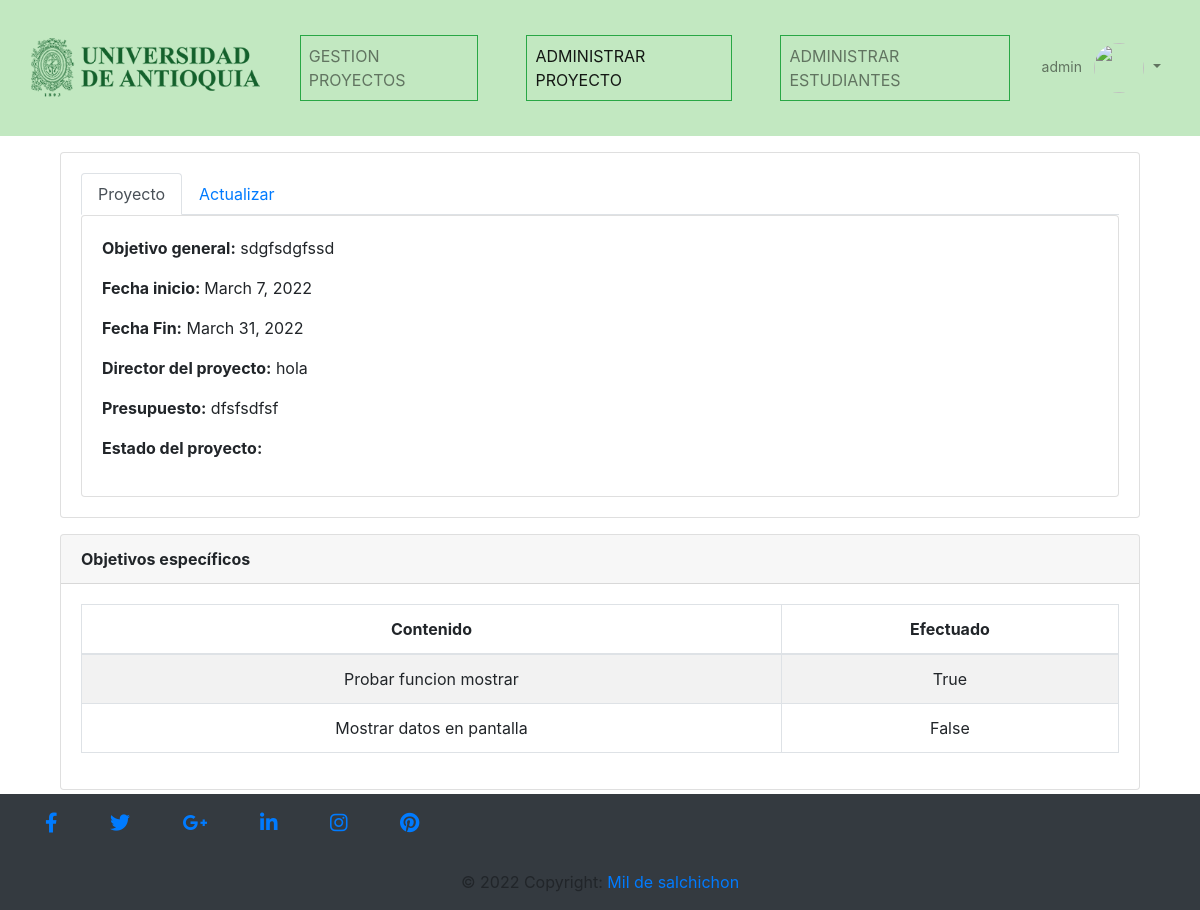
The page /manage_project/admin_project/1 (signed in) on the database its author committed.
### gestion/models.py (models this page shows, shortened)
class Proyecto(models.Model):
    estados = (('F','Finalizado'),('E','En ejecucion'))
    nombre = models.CharField(max_length=100)
    objetivo_general = models.CharField(max_length=100)
    fecha_inicio = models.DateField()
    fecha_fin = models.DateField()
    director = models.CharField(max_length=100)
    presupuesto = models.CharField(max_length=100)
    porcentaje_avance = models.IntegerField(null = True)
    estado = models.CharField(max_length=1, choices=estados)
    class meta:
        db_table= 'proyecto'
        verbose_name= 'Proyecto'
        verbose_name_plural='Proyectos'
        ordering=['id']

class Objetivos_especificos(models.Model):
    proyecto = models.ForeignKey(Proyecto,on_delete=models.CASCADE,null=True)
    contenido = models.CharField(max_length=100)
    estado = models.BooleanField(null=True,verbose_name="Efectuado")
    class meta:
        db_table= 'objetivos_especificos'
        verbose_name= 'Objetivo especifico'
        verbose_name_plural='Objetivos especificos'
        ordering=['id']

### gestion/views.py (the view)
# urls.py: path('manage_project/admin_project/<int:project_id>', admin_project, name="admin_project"),
def admin_project(request,project_id):
    project = Proyecto.objects.get(id =project_id)
    targets = Objetivos_especificos.objects.filter(proyecto = project_id)
    return render(request, "admin_project.html", {"project":project, "targets":targets})

### Templates/admin_project.html (shortened to what this page needs)
{% extends 'index.html' %}
{%block navlink%}
<li class="nav-item px-lg-4">
    <a class="nav-link text-uppercase border border-success" href="{% url 'gestion_proyecto' %}">Gestion proyectos</a>
</li>
<li class="nav-item px-lg-4">
    <a class="nav-link text-uppercase border border-success active" href="">Administrar proyecto</a>
</li>
<li class="nav-item px-lg-4">
    <a class="nav-link text-uppercase border border-success" href="{% url 'manage_students' project.id %}">Administrar estudiantes</a>
</li>
{%endblock%}
{% block content %}
<div class="container">
    <div class="card">
        <div class="card-body">
            <nav>
                <div class="nav nav-tabs" id="nav-tab" role="tablist">
                    <a class="nav-item nav-link active" href="{% url 'admin_project' project.id %}">Proyecto</a>
                    <a class="nav-item nav-link" href="{% url 'update_project' project.id %}">Actualizar</a>
                </div>
            </nav>
            <div class="tab-content">
                <div class="card">
                    <div class="card-body">
                        <p><b>Objetivo general:</b> {{ project.objetivo_general}}</p>
                        <p><b>Fecha inicio: </b> {{ project.fecha_inicio}}</p>
                        <p><b>Fecha Fin:</b> {{ project.fecha_fin }}</p>
                        <p><b>Director del proyecto:</b> {{ project.director }}</p>
                        <p><b>Presupuesto:</b> {{project.presupuesto}}</p>
                        <p><b>Estado del proyecto:</b> {{ project.Estado }}</p>
                    </div>
                </div>
            </div>
        </div>
    </div>
    <div class="card">
        <div class="card-header"><b>Objetivos específicos</b></div>
        <div class="card-body">
            <table class="table table-striped table-bordered" id="mydatatable">
                <thead>
                    <tr class="text-center">
                        <th scope="col">Contenido</th>
                        <th scope="col">Efectuado</th>
                    </tr>
                </thead>
                <tbody>
                    {% for target in targets %}
                    <tr class="text-center">
                        <td>{{ target.contenido }}</td>
                        <td>{{ target.estado }}</td>
                    </tr>
                {% endfor %}
                </tbody>
            </table>
        </div>
    </div>
</div>
{% endblock %}

### Templates/index.html (shortened to what this page needs)
<!DOCTYPE html>
<html style="min-height: 100%;position: relative;">
<head>
    {% load bootstrap4 %}
    {% bootstrap_css %}
    {%load static%}
    <link rel="stylesheet" href="https://cdnjs.cloudflare.com/ajax/libs/font-awesome/6.0.0/css/all.min.css"
 />
</head>
<body style="margin: 0;margin-bottom: 120px;">
    <nav class="navbar navbar-expand-lg navbar-light" style="background-color: #C2E8C1;">
        <div class="container-fluid">
            <div class="navbar-header">
                <a class="navbar-brand" href="{% url 'gestion_proyecto' %}">
                    <img class="img-responsive" src="{% static 'img/logo-udea.png'%}" alt="" height="110">
                </a>
            </div>
            <div class="collapse navbar-collapse" id="collapsibleNavbar">
                <ul class="navbar-nav mx-auto ">
                    {% if user.is_authenticated %}
                    {% block navlink %}{% endblock %}
                    {% endif %}
                </ul>
                <ul class="nav navbar-nav ml-auto ">
                    {% if user.is_authenticated %}
                    <li class="nav-item dropdown no-arrow">
                        <a class="nav-link dropdown-toggle" href="#" id="userDropdown" role="button"
                            data-toggle="dropdown" aria-haspopup="true" aria-expanded="false">
                            <span class="mr-2 d-none d-lg-inline text-gray-600 small">{{ user.username }}</span>
                            <img class="img-profile rounded-circle"
                                src="https://s3.eu-central-1.amazonaws.com/bootstrapbaymisc/blog/24_days_bootstrap/fox.jpg"
                                width="50" height="50" class="rounded-circle">
                        </a>
                    </li>
                    {% endif %}
                </ul>
            </div>
        </div>
    </nav>
    <div class="container mt-3">
        {% block content %}{% endblock %}
    </div>
</body>
<footer style="position: absolute;bottom: 0;width: 100%;" class="navbar-fixed-bottom  page-footer mt-3 bg-dark">
    <div class="container  ">
        <div class="row">
            <div class="col-md-12 py-3 ">
                <div class="mb-1 flex-center">
                    <a class="fb-ic">
                        <i class="fab fa-facebook-f fa-lg white-text mr-md-5 mr-3 fa-2x"> </i>
                    </a>
                    <a class="tw-ic">
                        <i class="fab fa-twitter fa-lg white-text mr-md-5 mr-3 fa-2x"> </i>
                    </a>
                    <a class="gplus-ic">
                        <i class="fab fa-google-plus-g fa-lg white-text mr-md-5 mr-3 fa-2x"> </i>
                    </a>
                    <a class="li-ic">
                        <i class="fab fa-linkedin-in fa-lg white-text mr-md-5 mr-3 fa-2x"> </i>
                    </a>
                    <a class="ins-ic">
                        <i class="fab fa-instagram fa-lg white-text mr-md-5 mr-3 fa-2x"> </i>
                    </a>
                    <a class="pin-ic">
                        <i class="fab fa-pinterest fa-lg white-text fa-2x"> </i>
                    </a>
                </div>
            </div>
        </div>
    </div>
    <div class="footer-copyright text-center py-3">© 2022 Copyright:
        <a href="/"> Mil de salchichon</a>
    </div>
</footer>
</html>

### rows shown on the page
Proyecto: objetivo_general "sdgfsdgfssd", fecha_inicio "March 7, 2022", fecha_fin "March 31, 2022", director "hola", presupuesto "dfsfsdfsf"
Objetivos_especificos: contenido "Probar funcion mostrar", estado "True"
Objetivos_especificos: contenido "Mostrar datos en pantalla", estado "False"

### other values the page prints
{{ user.username }} "admin"
